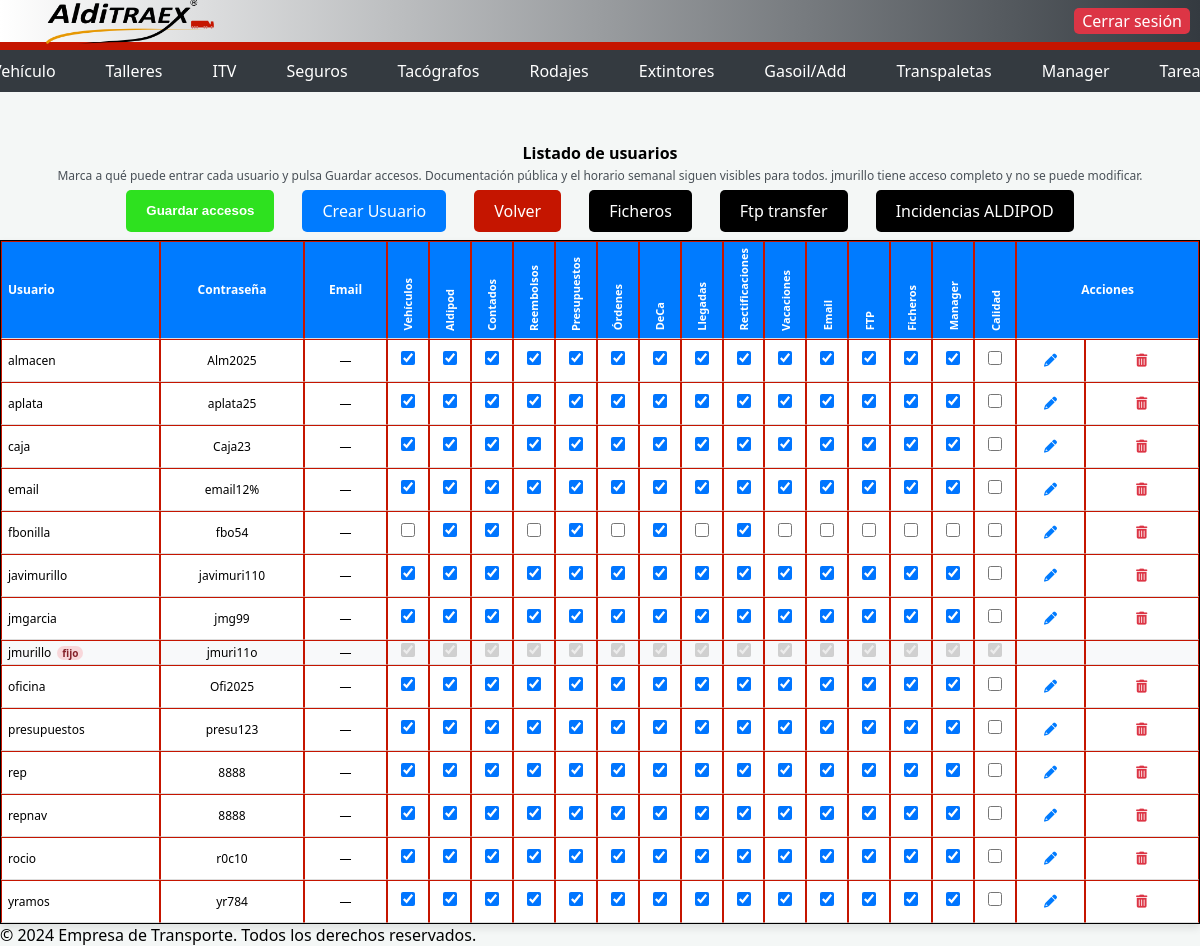
The app's page /manager (signed in) with its own data.
### models.py (models this page shows, shortened)
class Usuario(UserMixin, db.Base):
    __tablename__ = "usuario"
    id = Column(Integer, primary_key=True)
    username = Column(String(100), unique=True)
    password = Column(String(100))
    email = Column(String(200), nullable=True, default="")
    permisos = Column(Text, nullable=True)

### manager/manager.py (the view)
    @app.route('/manager')
    @login_required
    def lista_usuarios():
        todos_usuarios = db.session.query(Usuario).order_by(Usuario.username).all()
        accesos = {}
        estados = {}
        for usuario in todos_usuarios:
            marcas, tipo = marcas_para_formulario(usuario.username)
            accesos[usuario.id] = marcas
            estados[usuario.id] = tipo
        return render_template(
            'manager.html',
            lista_usuarios=todos_usuarios,
            modulos=MODULOS,
            accesos=accesos,
            estados=estados,
            guardado=request.args.get('guardado'),
            editado=request.args.get('editado'),
            error=request.args.get('error'),
        )

### db.py (called while the page is built, shortened)
@event.listens_for(engine, "connect")
def _sqlite_varios_procesos(dbapi_connection, connection_record):
    cursor = dbapi_connection.cursor()
    cursor.execute("PRAGMA journal_mode=WAL")
    cursor.fetchone()
    cursor.execute("PRAGMA busy_timeout=30000")
    cursor.close()

def close_session(error=None):
    if not has_request_context():
        return

    def __getattr__(self, name):
        if has_request_context():
            if 'db_session' not in g:
                g.db_session = Session()
                logger.info("Nueva sesion de BD creada para el request")
            return getattr(g.db_session, name)
        temp_session = Session()
        try:
            return getattr(temp_session, name)
        finally:
            temp_session.close()

### main.py (called while the page is built)
def _es_almacen(username):
    return (username or '').strip().lower() == 'almacen'

@app.before_request
def aplicar_permisos_usuario():
    if not current_user.is_authenticated:
        return None
    user = (current_user.username or '').strip().lower()
    path = request.path or '/'
    if _es_almacen(user):
        if path.startswith('/static/') or path in _RUTAS_ALMACEN:
            return None
        return redirect(url_for('scanner_clientes'))
    if path == '/calidad' or path.startswith('/calidad/'):
        if not puede(user, 'calidad'):
            return redirect(url_for('portada'))
    if not tiene_restriccion(user):
        return None
    if ruta_permitida(user, path):
        return None
    return redirect(url_for('portada'))

@login_manager.user_loader
def load_user(user_id):
    return db.session.query(Usuario).filter_by(id=user_id).first()

### permisos.py (called while the page is built, shortened)
def _norm(username: str | None) -> str:
    return (username or "").strip().lower()

def _json_inicial(username: str) -> str | None:
    if username == USUARIO_FIJO:
        return "*"
    base = PERMISOS_USUARIO.get(username)
    if base is None:
        return None

def _mods(username: str | None) -> frozenset[str] | None:
    u = _norm(username)
    if not has_request_context():
        return _mods_uncached(u)
    cache = getattr(g, "_mods_cache", None)
    if cache is None:
        cache = {}
        g._mods_cache = cache
    if u not in cache:
        cache[u] = _mods_uncached(u)
    return cache[u]

def tiene_restriccion(username: str | None) -> bool:
    mods = _mods(username)
    if mods is None:
        return False
    return not (MODULOS_GENERAL <= mods)

### templates/manager.html (shortened to what this page needs)
<!DOCTYPE html>
<html lang="es">
<head>
    <link rel="stylesheet" href="https://unpkg.com/swiper/swiper-bundle.min.css" />
    <link rel="stylesheet" href="https://cdnjs.cloudflare.com/ajax/libs/font-awesome/6.0.0-beta3/css/all.min.css">
    <link rel="stylesheet" href="{{ url_for('static', filename='main.css') }}">
</head>
<body>
    <div class="top-bar">
        <img src="{{ url_for('static', filename='logo.png') }}" alt="Logo de la empresa">
        <span class="top-user">{{ current_user.username }}</span>
        <a href="/logout" class="top-button">Cerrar sesión</a>
    </div>
    <div class="nav-bar">
        <a href="/vehiculos">Vehículo</a>
        <a href="/talleres">Talleres</a>
        <a href="/itv">ITV</a>
        <a href="/seguros">Seguros</a>
        <a href="/tacografos">Tacógrafos</a>
        <a href="/rodajes">Rodajes</a>
        <a href="/extintores">Extintores</a>
        <a href="/selector">Gasoil/Add</a>
        <a href="/transpaletas">Transpaletas</a>
        {% if current_user.username|lower in ['jmurillo', 'rocio', 'pserrano', 'rrodriguez'] %}
        <a href="/manager">Manager</a>
        <a href="/tareas">Tareas</a>
        {% endif %}
    </div>
    <div class="container">
        <h1>Listado de usuarios</h1>
        <p class="permisos-nota">Marca a qué puede entrar cada usuario y pulsa Guardar accesos. Documentación pública y el horario semanal siguen visibles para todos. jmurillo tiene acceso completo y no se puede modificar.</p>
        <form method="post" action="{{ url_for('guardar_permisos') }}">
        <div style="display: flex; justify-content: center; gap: 8px; margin-bottom: 8px; flex-wrap: wrap;">
            <button class="button-green" type="submit">Guardar accesos</button>
            <a class="button" href="/formulario_usuario">Crear Usuario</a>
            <a class="button_red" href="/index">Volver</a>
            <a class="button-dark" href="/ficheros">Ficheros</a>
            <a class="button-dark" href="/ftp_transfer">Ftp transfer</a>
            <a class="button-dark" href="/registro_incidencias_aldipod">Incidencias ALDIPOD</a>
        </div>
        <div class="permisos-wrap">
        <table class="permisos">
            <thead>
                <tr>
                    <th class="usuario">Usuario</th>
                    <th>Contraseña</th>
                    <th>Email</th>
                    {% for mid, etiqueta in modulos %}
                    <th class="mod"><span>{{ etiqueta }}</span></th>
                    {% endfor %}
                    <th colspan="2">Acciones</th>
                </tr>
            </thead>
            <tbody>
            {% for u in lista_usuarios %}
                {% set fijo = (u.username or '')|lower == 'jmurillo' %}
                <tr class="{{ 'fila-fija' if fijo else '' }}">
                    <td class="usuario">{{ u.username }}{% if fijo %}<span class="marca-fijo">fijo</span>{% endif %}
                    </td>
                    <td>{{ u.password }}</td>
                    <td>{{ u.email or '—' }}</td>
                    {% for mid, etiqueta in modulos %}
                    <td class="mod">
                        <input type="checkbox" name="perm_{{ u.id }}" value="{{ mid }}" title="{{ etiqueta }}"
                            {% if mid in accesos[u.id] %}checked{% endif %}
                            {% if fijo %}disabled{% endif %}>
                    </td>
                    {% endfor %}
                    {% if fijo %}
                    <td></td>
                    <td></td>
                    {% else %}
                    <td><button type="button" class="boton-editar"
                        data-id="{{ u.id }}"
                        data-usuario="{{ u.username or '' }}"
                        data-password="{{ u.password or '' }}"
                        data-email="{{ u.email or '' }}">
                        <i class="fas fa-pencil"></i>
                    </button></td>
                    {% if current_user.username == "jmurillo" or current_user.username == "javimurillo" %}
                    <td>
                        <button type="submit" class="boton-borrar" form="borrar-{{ u.id }}"><i class="fas fa-trash-alt"></i></button>
                    </td>
                    {% else %}
                    <td></td>
                    {% endif %}
                    {% endif %}
                </tr>
            {% endfor %}
            </tbody>
        </table>
        </div>
        </form>
    </div>
    <footer>
        &copy; 2024 Empresa de Transporte. Todos los derechos reservados.
    </footer>
</body>
</html>

### static/main.css (style rules this page uses)
body { font-family: Arial, sans-serif; margin: 0; padding: 0; background-color: white; width: 100%; height: 50vh; height: 100vh; }
.top-bar { background-color: white; height: 140px; width: 100%; display: flex; justify-content: center; align-items: center; border-bottom: 8px solid #c51500; }
.top-button { position: absolute; top: 100; right: 0; margin: 10px; }
.top-user { position: absolute; top: 0; right: 0; margin: 10px; }
.container { text-align: center; margin-top: 50px; justify-content: center; }
img { width: 400px; height: 120px; }
h1 { margin-top: 20px; font-size: 24px; }
.button { display: inline-block; padding: 10px 20px; margin: 0 10px; background-color: #007bff; color: #fff; text-decoration: none; border-radius: 5px; }
.button_red { display: inline-block; padding: 10px 20px; margin: 0 10px; background-color: #c51500; color: #fff; text-decoration: none; border-radius: 5px; }
.button-dark { display: inline-block; padding: 10px 20px; margin: 0 10px; background-color: #000000; color: #fff; text-decoration: none; border-radius: 5px; }
.button-green { display: inline-block; padding: 10px 20px; margin: 0 10px; background-color: #2ee11f; color: #fff; text-decoration: none; border-radius: 5px; }
tbody { text-align: center; margin-top: 50px; justify-content: center; }
table { text-align: center; margin-top: 50px; justify-content: center; margin: 0 auto; border: 1px solid black; border-collapse: collapse; width: 1000px }
td { text-align: center; margin-top: 50px; justify-content: center; margin: 10 auto; border: 1px solid black; border-collapse: collapse; margin-left: 10px; }
th { text-align: center; margin-top: 50px; justify-content: center; margin: 10 auto; border: 1px solid black; border-collapse: collapse; background-color: #c51500; }
.boton-borrar { background-color: #c51500; color: white; border: none; padding: 10px 20px; cursor: pointer; border-radius: 5px; }
td, th { border: 1px solid #c51500; }

### records on screen
Usuario: username "almacen", password "Alm2025", email "—", id "☑" "☑" "☑" "☑" "☑" "☑" "☑" "☑" "☑" "☑" "☑" "☑" "☑" "☑"
Usuario: username "aplata", password "aplata25", email "—", id "☑" "☑" "☑" "☑" "☑" "☑" "☑" "☑" "☑" "☑" "☑" "☑" "☑" "☑"
Usuario: username "caja", password "Caja23", email "—", id "☑" "☑" "☑" "☑" "☑" "☑" "☑" "☑" "☑" "☑" "☑" "☑" "☑" "☑"
Usuario: username "email", password "email12%", email "—", id "☑" "☑" "☑" "☑" "☑" "☑" "☑" "☑" "☑" "☑" "☑" "☑" "☑" "☑"
Usuario: username "fbonilla", password "fbo54", email "—", id "☑" "☑" "☑" "☑" "☑"
Usuario: username "javimurillo", password "javimuri110", email "—", id "☑" "☑" "☑" "☑" "☑" "☑" "☑" "☑" "☑" "☑" "☑" "☑" "☑" "☑"
Usuario: username "jmgarcia", password "jmg99", email "—", id "☑" "☑" "☑" "☑" "☑" "☑" "☑" "☑" "☑" "☑" "☑" "☑" "☑" "☑"
Usuario: username "jmurillo", shows "fijo", password "jmuri11o", email "—", id "☑" "☑" "☑" "☑" "☑" "☑" "☑" "☑" "☑" "☑" "☑" "☑" "☑" "☑" "☑"
Usuario: username "oficina", password "Ofi2025", email "—", id "☑" "☑" "☑" "☑" "☑" "☑" "☑" "☑" "☑" "☑" "☑" "☑" "☑" "☑"
Usuario: username "presupuestos", password "presu123", email "—", id "☑" "☑" "☑" "☑" "☑" "☑" "☑" "☑" "☑" "☑" "☑" "☑" "☑" "☑"
Usuario: username "rep", password "8888", email "—", id "☑" "☑" "☑" "☑" "☑" "☑" "☑" "☑" "☑" "☑" "☑" "☑" "☑" "☑"
Usuario: username "repnav", password "8888", email "—", id "☑" "☑" "☑" "☑" "☑" "☑" "☑" "☑" "☑" "☑" "☑" "☑" "☑" "☑"
Usuario: username "rocio", password "r0c10", email "—", id "☑" "☑" "☑" "☑" "☑" "☑" "☑" "☑" "☑" "☑" "☑" "☑" "☑" "☑"
Usuario: username "yramos", password "yr784", email "—", id "☑" "☑" "☑" "☑" "☑" "☑" "☑" "☑" "☑" "☑" "☑" "☑" "☑" "☑"

### other values on screen
{{ etiqueta }} "Vehículos" "Aldipod" "Contados" "Reembolsos" "Presupuestos" "Órdenes" "DeCa" "Llegadas" "Rectificaciones" "Vacaciones" "Email" "FTP" "Ficheros" "Manager" "Calidad"
